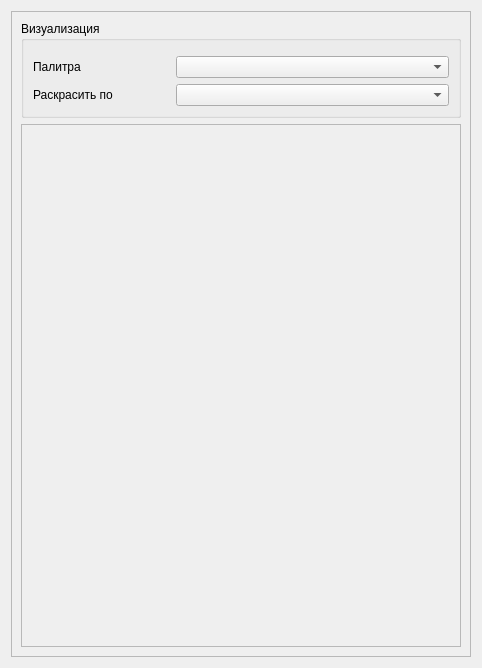
<?xml version="1.0" encoding="UTF-8"?>
<ui version="4.0">
 <class>PropertyInspector</class>
 <widget class="QWidget" name="PropertyInspector">
  <property name="geometry">
   <rect>
    <x>0</x>
    <y>0</y>
    <width>482</width>
    <height>668</height>
   </rect>
  </property>
  <property name="windowTitle">
   <string>Form</string>
  </property>
  <layout class="QVBoxLayout" name="verticalLayout">
   <item>
    <widget class="QScrollArea" name="scrollArea">
     <property name="widgetResizable">
      <bool>true</bool>
     </property>
     <widget class="QWidget" name="scrollAreaWidgetContents_2">
      <property name="geometry">
       <rect>
        <x>0</x>
        <y>0</y>
        <width>462</width>
        <height>648</height>
       </rect>
      </property>
      <layout class="QVBoxLayout" name="verticalLayout_2">
       <item>
        <widget class="QGroupBox" name="group_visual">
         <property name="title">
          <string>Визуализация</string>
         </property>
         <layout class="QGridLayout" name="gridLayout">
          <item row="2" column="1" colspan="2">
           <widget class="QComboBox" name="combo_current_column"/>
          </item>
          <item row="2" column="0">
           <widget class="QLabel" name="label_current_column">
            <property name="text">
             <string>Раскрасить по</string>
            </property>
           </widget>
          </item>
          <item row="1" column="1" colspan="2">
           <widget class="QSpace::UI::ColorMapComboBox" name="combo_colormap"/>
          </item>
          <item row="1" column="0">
           <widget class="QLabel" name="label_cmap">
            <property name="text">
             <string>Палитра</string>
            </property>
           </widget>
          </item>
          <item row="0" column="0" colspan="3">
           <widget class="ColorBarWidget" name="colorbarWidget" native="true">
            <property name="maximumSize">
             <size>
              <width>16777215</width>
              <height>16777215</height>
             </size>
            </property>
           </widget>
          </item>
         </layout>
        </widget>
       </item>
       <item>
        <widget class="QScrollArea" name="scrollArea_DynamicProperties">
         <property name="widgetResizable">
          <bool>true</bool>
         </property>
         <widget class="QWidget" name="scrollAreaWidgetContents">
          <property name="geometry">
           <rect>
            <x>0</x>
            <y>0</y>
            <width>442</width>
            <height>507</height>
           </rect>
          </property>
          <layout class="QVBoxLayout" name="verticalLayout_3"/>
         </widget>
        </widget>
       </item>
      </layout>
     </widget>
    </widget>
   </item>
  </layout>
 </widget>
 <customwidgets>
  <customwidget>
   <class>QSpace::UI::ColorMapComboBox</class>
   <extends>QComboBox</extends>
   <header>UI/Home/ColorMapComboBox.h</header>
  </customwidget>
  <customwidget>
   <class>ColorBarWidget</class>
   <extends>QWidget</extends>
   <header>UI/Home/ColorbarWidget.h</header>
   <container>1</container>
  </customwidget>
 </customwidgets>
 <resources/>
 <connections/>
</ui>
